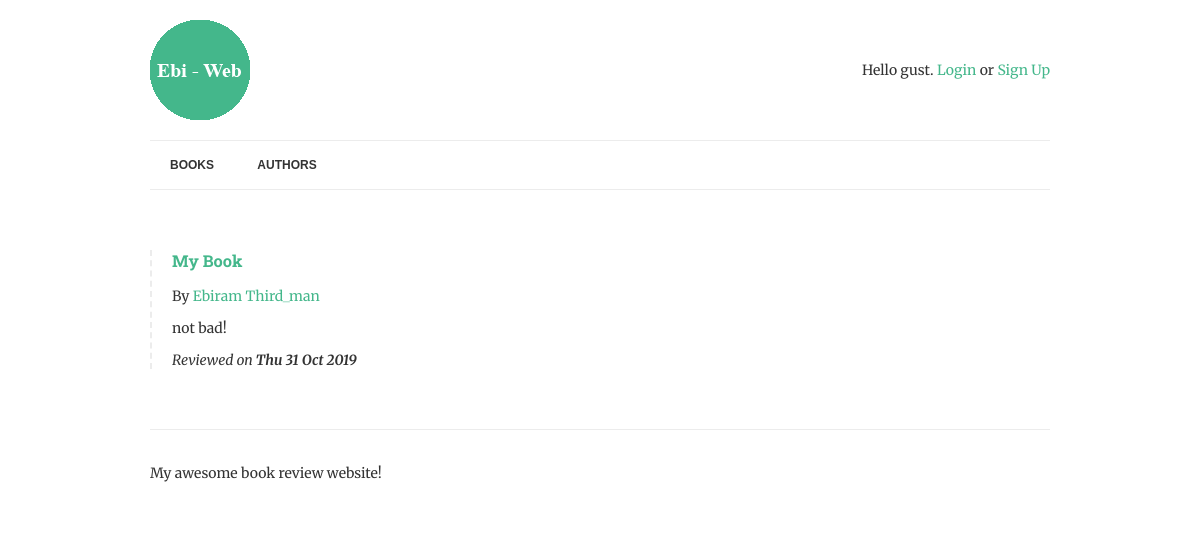
Screenshot of /books/1 with the database file from the repository.
### books/models.py (models this page shows, shortened)
class Book(models.Model): #now we need the quality that books might have
	title = models.CharField(max_length=150) #this going to be stored as a string we must set maximum lenght to store
	authors = models.ManyToManyField("Author",related_name="books")
	review = models.TextField(blank = True, null=True)
	reviewed_by = models.ForeignKey(User, blank=True, null=True, related_name='review', on_delete=models.PROTECT)
	date_reviewd = models.DateTimeField(blank = True, null=True)#it is stored as a date_time object *
	is_favourite = models.BooleanField(default=False,verbose_name="Favourite?")

class Author(models.Model):
	name = models.CharField(max_length=70,help_text=' Use pen name,not Real name',
							 unique=True)

### books/views.py (the view)
# urls.py: path('books/<int:pk>',BookDetail.as_view(),name="book-detail"), #(?P<pk>[-\w]+/)
class BookDetail(DetailView):
    model = Book
    template_name = "book.html"

### books/templates/book.html
{% extends "base.html" %}
{% block content %}
    {% if book.review %}
        {% include "book-detail.html" %}
    {% endif %}
{% endblock content %}

### books/templates/book-detail.html (shortened to what this page needs)
 <div class="book">
    <h3><a href="{% url 'book-detail' book.pk %}"> {{book.title }} </a></h3>
    <p>By {% for author in book.authors.all %} <a href= "{% url 'author-detail' author.pk %}"> {{author.name}}</a> {% endfor %}</p>
    <p>{{book.review|linebreaks}}</p>
    <p class="meta">
        Reviewed on <strong> {{book.date_reviewd|date:"D d M Y" }} </strong>
    </p>
</div>

### web_test/static/css/style.css (style rules this page uses)
p.meta { font-style: italic; }
.book { border-left: 2px dashed #ececec; padding-left: 20px; margin: 40px 0; }
body { font-family: 'Merriweather', serif; color: #333; font-size: 14px; }
h1, h2, h3, h4, h5, h6 { font-family: 'Roboto Slab', serif; }
a { color: #44B78B; text-decoration: none; }

### rows the page displays
Book: title "My Book", review "not bad!", date_reviewd "Thu 31 Oct 2019"
Author: name "Ebiram"
Author: name "Third_man"
